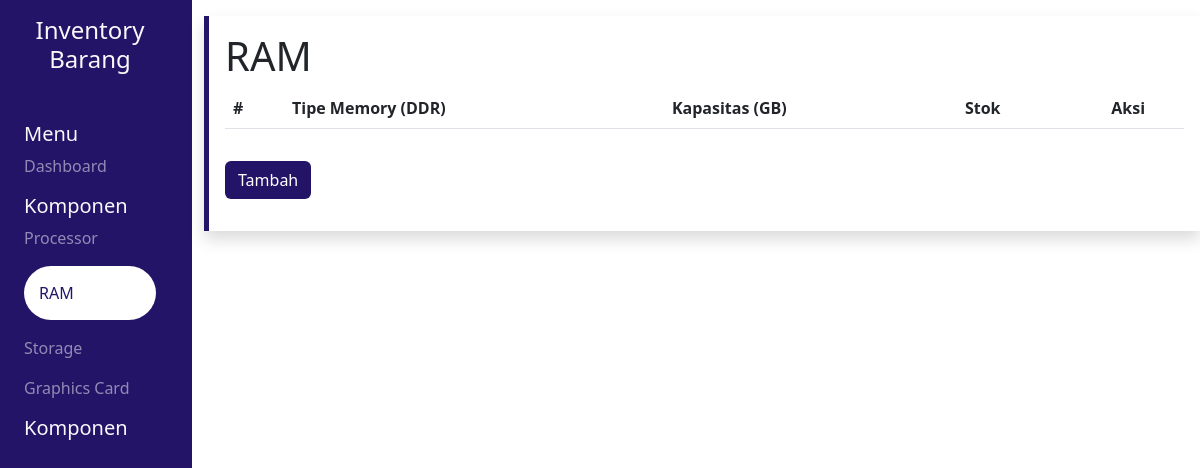
/pages/ram/index.php, run on an earlier commit of the app's database.
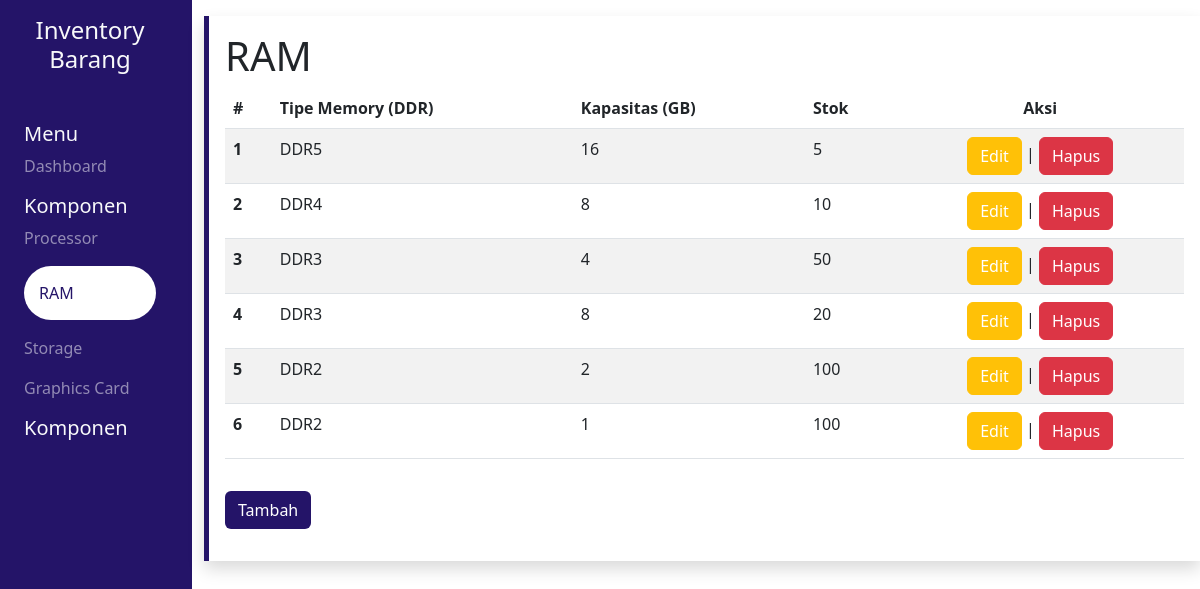
And on a later commit of the database.
### tables this page shows
CREATE TABLE `ram` (
  `id` int(11) NOT NULL,
  `tipe_memori` enum('DDR2','DDR3','DDR4','DDR5') NOT NULL,
  `kapasitas` varchar(25) NOT NULL,
  `stok` int(11) NOT NULL
);

### pages/ram/index.php (the view, shortened to what this page needs)
<?php
include "../src/config/connect.php";
$row = mysqli_query($conn, "SELECT * FROM ram ORDER BY tipe_memori DESC");
?>
<!DOCTYPE html>
<html lang="en">
<head>
    <link rel="stylesheet" href="../src/css/global.css">
    <?php include '../src/library/bootstrap.php' ?>
    <?php include '../src/library/datatables.php' ?>
    <?php include '../src/library/sweetalert.php' ?>
</head>
<body>
    <div class="wrapper">
        <div class="row vh-100">
            <section id="sidebar" class="col-md-2 sidebar text-light">
                <div class="text-center my-3 mb-5">
                    <h4>Inventory Barang</h4>
                </div>
                <div class="mx-4">
                    <h5>Menu</h5>
                    <a href="../dashboard/">
                        <p class="opacity">Dashboard</p>
                    </a>
                </div>
                <div class="mx-4">
                    <h5>Komponen</h5>
                    <a href="../processor/">
                        <p class="opacity">Processor</p>
                    </a>
                    <a href="../ram/">
                        <p class="opacity-100 aktif rounded-pill">RAM</p>
                    </a>
                    <a href="../storage/">
                        <p class="opacity">Storage</p>
                    </a>
                    <a href="../vga/">
                        <p class="opacity">Graphics Card</p>
                    </a>
                </div>
                <div class="mx-4">
                    <h5>Komponen</h5>
                </div>
            </section>
            <section id="content" class="col-md-10 content">
                <div class="wrapper shadow p-3 my-3 left">
                    <h1>RAM</h1>
                    <table id="myTable" class="table table-striped display">
                        <thead>
                            <tr>
                                <th scope="col">#</th>
                                <th scope="col">Tipe Memory (DDR)</th>
                                <th scope="col">Kapasitas (GB)</th>
                                <th scope="col">Stok</th>
                                <th scope="col" class="text-center">Aksi</th>
                            </tr>
                        </thead>
                        <tbody>
                            <?php $no = 1 ?>
                            <?php while ($result = mysqli_fetch_array($row)) : ?>
                                <tr>
                                    <th scope="row"><?= $no++ ?></th>
                                    <td><?= $result["tipe_memori"] ?></td>
                                    <td><?= $result["kapasitas"] ?></td>
                                    <td><?= $result["stok"] ?></td>
                                    <td>
                                        <div class="text-center">
                                            <a href="update.php?id=<?= $result['id'] ?>" class="btn btn-warning">Edit</a> | <a href="delete.php?id=<?= $result['id'] ?>" id="btn-del" class="btn btn-danger">Hapus</a>
                                        </div>
                                    </td>
                                </tr>
                            <?php endwhile; ?>
                        </tbody>
                    </table>
                    <a href="add.php" class="btn ungu my-3">Tambah</a>
                </div>
            </section>
        </div>
    </div>
</body>
</html>

### pages/src/library/bootstrap.php (shortened to what this page needs)
<link rel="stylesheet" href="https://cdn.jsdelivr.net/npm/bootstrap@5.3.1/dist/css/bootstrap.min.css">
<link href="https://cdnjs.cloudflare.com/ajax/libs/twitter-bootstrap/5.3.0/css/bootstrap.min.css" rel="stylesheet">

### pages/src/library/datatables.php (shortened to what this page needs)
<link href="https://cdn.datatables.net/v/bs5/jq-3.7.0/dt-1.13.6/datatables.min.css" rel="stylesheet">

### pages/src/library/sweetalert.php (shortened to what this page needs)
<link href="https://cdn.jsdelivr.net/npm/sweetalert2@11.7.20/dist/sweetalert2.min.css" rel="stylesheet">

### pages/src/css/global.css (style rules this page uses)
body { overflow-x: hidden; }
a { text-decoration: none !important; color: #fff !important; }
.aktif { background-color: #fff; color: #241468; padding: 15px; }
.ungu { background-color: #241468 !important; color: #fff !important; }
.opacity { opacity: 0.5; }
.sidebar { background-color: #241468 !important; }
.left { border-left: 5px solid #241468 !important; }

What changed in the data, as far as the page shows it:
added ram: tipe_memori "DDR5", kapasitas "16", stok "5"
added ram: tipe_memori "DDR4", kapasitas "8", stok "10"
added ram: tipe_memori "DDR3", kapasitas "4", stok "50"
added ram: tipe_memori "DDR3", kapasitas "8", stok "20"
added ram: tipe_memori "DDR2", kapasitas "2", stok "100"
added ram: tipe_memori "DDR2", kapasitas "1", stok "100"
